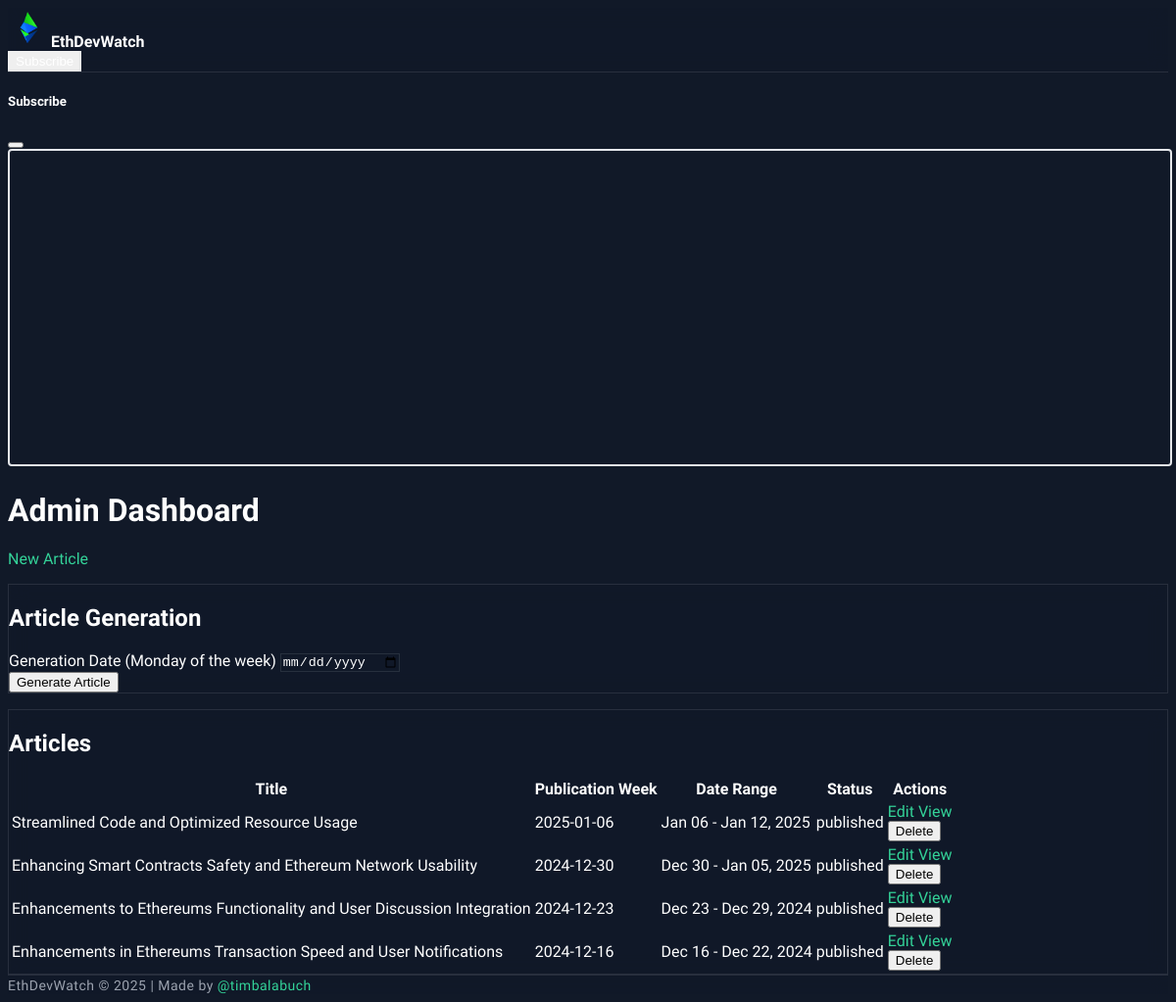
The page /admin (signed in) on the database its author committed.
### models.py (models this page shows, shortened)
class Article(db.Model):
    id = db.Column(db.Integer, primary_key=True)
    title = db.Column(db.String(200), nullable=False)
    content = db.Column(db.Text, nullable=False)
    publication_date = db.Column(db.DateTime, nullable=False, default=lambda: datetime.now(pytz.UTC))
    custom_url = db.Column(db.String(200), unique=True)
    author_id = db.Column(db.Integer, db.ForeignKey('user.id'))
    sources = db.relationship('Source', backref='article', lazy=True)
    forum_summary = db.Column(db.Text)  # New field for forum discussions
    status = db.Column(db.String(20), nullable=False, default='draft')  # draft, scheduled, published
    scheduled_publish_date = db.Column(db.DateTime)
    published_date = db.Column(db.DateTime)

### routes.py (the view)
@app.route('/admin')
@login_required
@admin_required
def admin_dashboard() -> str:
    articles = Article.query.order_by(Article.publication_date.desc()).all()
    logger.info(f"Admin dashboard accessed by {current_user.email}")
    return render_template('admin/dashboard.html', articles=articles)

### app.py (called while the page is built)
@login_manager.user_loader
def load_user(user_id):
    from models import User
    try:
        return User.query.get(int(user_id))
    except Exception as e:
        logger.error(f"Error loading user: {str(e)}")
        return None

### routes.py (called while the page is built)
def admin_required(f):
    @wraps(f)
    def decorated_function(*args, **kwargs):
        if not current_user.is_authenticated or not current_user.is_admin:
            logger.warning(f"Unauthorized admin access attempt by user: {current_user.id if current_user.is_authenticated else 'anonymous'}")
            flash('You need to be an admin to access this page.', 'error')
            return redirect(url_for('login'))
        return f(*args, **kwargs)
    return decorated_function

def get_current_utc() -> datetime:
    return datetime.now(pytz.UTC)

### templates/admin/dashboard.html (shortened to what this page needs)
{% extends "base.html" %}
{% block content %}
<div class="container">
    <div class="d-flex justify-content-between align-items-center mb-4">
        <h1>Admin Dashboard</h1>
        <a href="{{ url_for('new_article') }}" class="btn btn-primary">New Article</a>
    </div>
    <div class="card mb-4">
        <div class="card-body">
            <h2>Article Generation</h2>
            <form action="{{ url_for('generate_single_article') }}" method="POST" class="mb-3">
                <div class="row align-items-end">
                    <div class="col-md-4">
                        <label for="generation_date" class="form-label">Generation Date (Monday of the week)</label>
                        <input type="date" id="generation_date" name="generation_date" class="form-control" required>
                    </div>
                    <div class="col-md-2">
                        <button type="submit" class="btn btn-primary w-100">Generate Article</button>
                    </div>
                </div>
            </form>
        </div>
    </div>
    <div class="card">
        <div class="card-body">
            <h2>Articles</h2>
            <div class="table-responsive">
                <table class="table">
                    <thead>
                        <tr>
                            <th>Title</th>
                            <th>Publication Week</th>
                            <th>Date Range</th>
                            <th>Status</th>
                            <th>Actions</th>
                        </tr>
                    </thead>
                    <tbody>
                        {% for article in articles %}
                        <tr>
                            <td>{{ article.title }}</td>
                            <td>{{ article.publication_date.strftime('%Y-%m-%d') if article.publication_date else 'N/A' }}</td>
                            <td>
                                {% if article.publication_date %}
                                    {% set monday = article.publication_date.replace(hour=0, minute=0, second=0, microsecond=0) %}
                                    {% set sunday = monday + timedelta(days=6, hours=23, minutes=59, seconds=59) %}
                                    {{ monday.strftime('%b %d') }} - {{ sunday.strftime('%b %d, %Y') }}
                                {% else %}
                                    N/A
                                {% endif %}
                            </td>
                            <td>{{ article.status }}</td>
                            <td>
                                <a href="{{ url_for('edit_article', article_id=article.id) }}" class="btn btn-sm btn-outline-primary">Edit</a>
                                <a href="{{ url_for('article', article_path=article.custom_url or article.id) }}" class="btn btn-sm btn-outline-secondary">View</a>
                                <form action="{{ url_for('delete_article', article_id=article.id) }}" method="POST" class="d-inline">
                                    <button type="submit" class="btn btn-sm btn-outline-danger" onclick="return confirm('Are you sure you want to delete this article?')">Delete</button>
                                </form>
                            </td>
                        </tr>
                        {% endfor %}
                    </tbody>
                </table>
            </div>
        </div>
    </div>
</div>
{% endblock %}

### static/css/custom.css (style rules this page uses)
:root { --bg-primary: #111928; --bg-secondary: rgba(17, 25, 40, 0.75); --text-primary: #ffffff; --text-secondary: #9ca3af; --accent-primary: #34d399; --accent-secondary: #3b82f6; --border-color: rgba(255, 255, 255, 0.1); --shadow-color: rgba(59, 130, 246, 0.1); --alert-info-bg: rgba(59, 130, 246, 0.1); --alert-info-text: #3b82f6; --link-color: var(--accent-primary); --link-hover-color: var(--accent-secondary); }
:root[data-bs-theme=dark] { --bs-link-color: var(--link-color); --bs-link-hover-color: var(--link-hover-color); --bs-primary: var(--accent-primary); --bs-secondary: var(--accent-secondary); --bs-body-color: var(--text-primary); --bs-body-bg: var(--bg-primary); --bs-border-color: var(--border-color); }
.mb-4 { margin-bottom: 1rem !important; }
body { background-color: var(--bg-primary); color: var(--text-primary); font-family: 'Titillium Web', sans-serif; }
a { color: var(--link-color); text-decoration: none; transition: color 0.3s ease; }
.form-control { background: var(--bg-secondary); border: 1px solid var(--border-color); color: var(--text-primary); }
.card { background: var(--bg-secondary); backdrop-filter: blur(10px); border: 1px solid var(--border-color); transition: transform 0.3s ease, box-shadow 0.3s ease; }

### templates/base.html (style rules this page uses)
:root { --bs-body-color: var(--text-primary); --bs-body-bg: var(--bg-primary); --bs-link-color: var(--link-color); --bs-link-hover-color: var(--link-hover-color); }

### rows shown on the page
Article: title "Streamlined Code and Optimized Resource Usage", publication_date "2025-01-06", strftime "Jan 06", strftime "Jan 12, 2025", status "published"
Article: title "Enhancing Smart Contracts Safety and Ethereum Network Usability", publication_date "2024-12-30", strftime "Dec 30", strftime "Jan 05, 2025", status "published"
Article: title "Enhancements to Ethereums Functionality and User Discussion Integration", publication_date "2024-12-23", strftime "Dec 23", strftime "Dec 29, 2024", status "published"
Article: title "Enhancements in Ethereums Transaction Speed and User Notifications", publication_date "2024-12-16", strftime "Dec 16", strftime "Dec 22, 2024", status "published"

### other values the page prints
{{ current_time().strftime('%Y') }} "2025"
